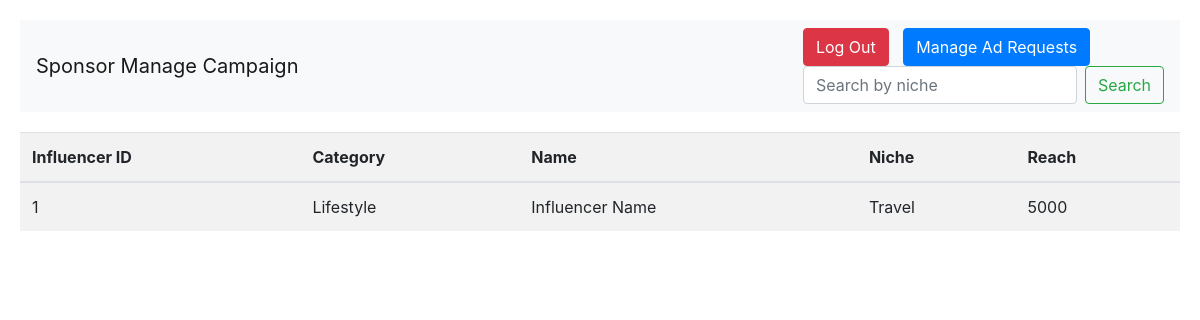
The page /sponsor/search_influencer on the database as committed earlier.
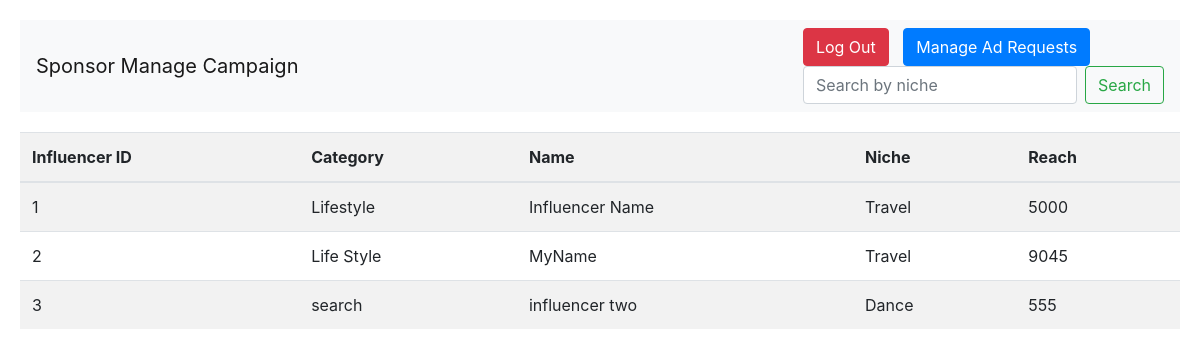
The same page on the database as committed later.
### models.py (models this page shows)
class Influencer(db.Model):
    __tablename__ = "influencers"
    influencer_id = db.Column(db.Integer, primary_key=True, autoincrement=True)
    user_id = db.Column(db.Integer, db.ForeignKey("users.user_id"), nullable=False)
    name = db.Column(db.String(255))
    category = db.Column(db.String(255))
    niche = db.Column(db.String(255))
    reach = db.Column(db.Integer)
    ad_requests = db.relationship("AdRequest", backref="influencer", lazy=True)
    negotiations = db.relationship("Negotiation", backref="influencer", lazy=True)
    def to_dict(self):
        return {c.name: getattr(self, c.name) for c in self.__table__.columns}

### sponsor.py (the view)
@sponsor.route("/search_influencer", methods=["GET", "POST"])
def search_influencer():
    influencer_data = Influencer.query.all()
    data = []
    for d in influencer_data:
        data.append(d.to_dict())
    return render_template("sponsor_search_influ.html", data=data)

### app.py (called while the page is built)
@app.before_request
def create_tables():
    init_db(app)

### models.py (called while the page is built, shortened)
def init_db(app):
    with app.app_context():
        db.create_all()

### templates/sponsor_search_influ.html (shortened to what this page needs)
<!DOCTYPE html>
<html lang="en">
<head>
    <link href="https://maxcdn.bootstrapcdn.com/bootstrap/4.5.2/css/bootstrap.min.css" rel="stylesheet">
</head>
<body>
    <nav class="navbar navbar-expand-lg navbar-light bg-light navbar-custom">
        <a class="navbar-brand" href="/sponsor/managecampaign">Sponsor Manage Campaign</a>
        <div class="ml-auto">
            <button class="btn btn-danger btn-custom" onclick="location.href='/logout'">Log Out</button>
            <button class="btn btn-primary btn-custom" onclick="location.href='{{ url_for('sponsor.sponsor_manageadrequest') }}'">Manage Ad Requests</button>
            <form class="form-inline">
                <input type="search" class="form-control mr-2" placeholder="Search by niche" id="search_camp" name="search_camp" oninput="influ_search()">
                <button class="btn btn-outline-success" onclick="influ_search(); return false;">Search</button>
            </form>
        </div>
    </nav>
    <table class="table table-striped" id="campaignTable">
        <thead>
            <tr>
                <th scope="col">Influencer ID</th>
                <th scope="col">Category</th>
                <th scope="col">Name</th>
                <th scope="col">Niche</th>
                <th scope="col">Reach</th>
            </tr>
        </thead>
        <tbody>
            {% for d in data %}
            <tr>
                <td>{{ d["influencer_id"] }}</td>
                <td>{{ d["category"] }}</td>
                <td>{{ d["name"] }}</td>
                <td>{{ d["niche"] }}</td>
                <td>{{ d["reach"] }}</td>
            </tr>
            {% endfor %}
        </tbody>
    </table>
</body>
</html>

Rows that differ between the two databases and show on the page:
added Influencer: influencer_id "2", category "Life Style", name "MyName", niche "Travel", reach "9045"
added Influencer: influencer_id "3", category "search", name "influencer two", niche "Dance", reach "555"
